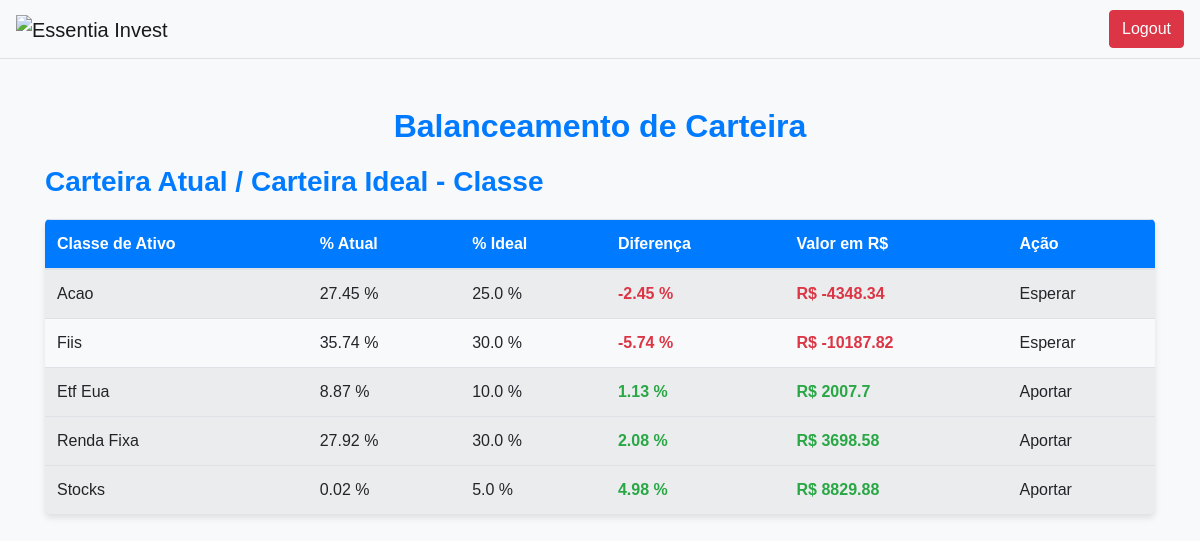
Before: /balanceamento_carteira (signed in) with the older database file.
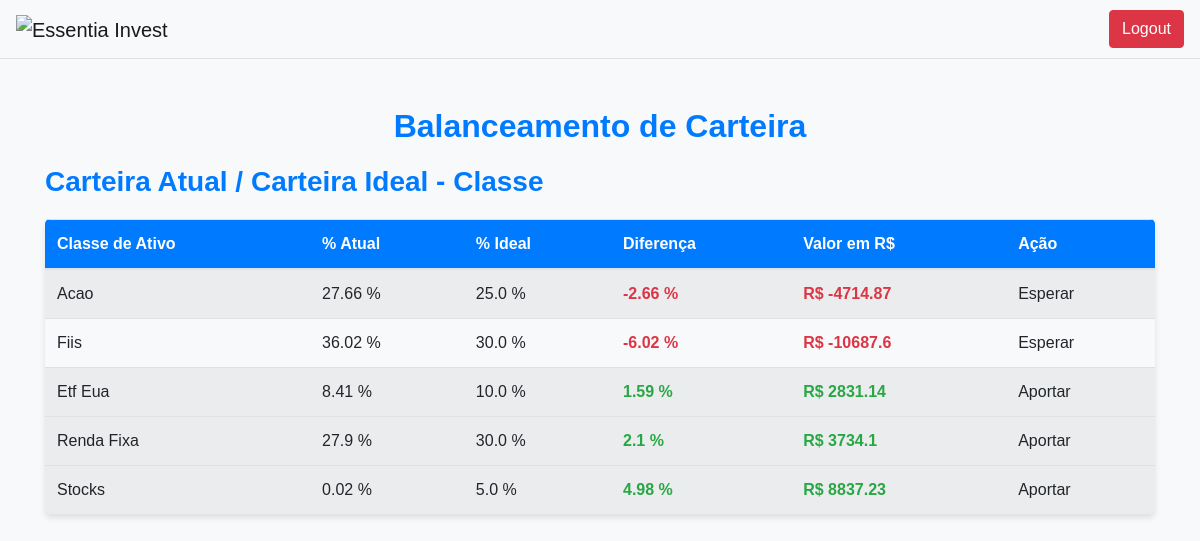
After: the same page with the newer database file.
### tables this page shows
CREATE TABLE ativos_carteira_ideal (
            id INTEGER PRIMARY KEY AUTOINCREMENT,
            user_id INTEGER NOT NULL,
            classe_ativo TEXT NOT NULL,
            nome_ativo TEXT NOT NULL,
            nota_ativo REAL NOT NULL, preco_atual REAL, lpa REAL, vpa REAL,
            FOREIGN KEY(user_id) REFERENCES users(id)
        );

CREATE TABLE carteira_ideal (
            id INTEGER PRIMARY KEY AUTOINCREMENT,
            user_id INTEGER NOT NULL,
            classe_ativo TEXT NOT NULL,
            porcentagem REAL NOT NULL, dividendo_desejado REAL,
            FOREIGN KEY(user_id) REFERENCES users(id)
        );

### app.py (the view)
@app.route('/balanceamento_carteira', methods=['GET', 'POST'])
@autenticacao_service.login_required
def balanceamento_carteira():
    return balanceamento_carteira_service.consulta_balanceamento_carteira(session)

### repository/carteira_ideal_repository.py (called while the page is built)
def consulta_porcentagem(user_id, classe_ativo):
    conn, cursor = db_repository.inicializa_conexao_db()
    cursor.execute('SELECT porcentagem FROM carteira_ideal WHERE user_id = ? AND classe_ativo = ?', (user_id, classe_ativo))
    porcentagem_existente = cursor.fetchone()
    conn.close()
    return porcentagem_existente

def consulta_ativos_carteira(user_id):
    conn, cursor = db_repository.inicializa_conexao_db()
    cursor.execute('SELECT classe_ativo, nome_ativo, nota_ativo, preco_atual FROM ativos_carteira_ideal WHERE user_id = ?', (user_id,))
    ativos = cursor.fetchall()
    conn.close()
    return ativos

### repository/db_repository.py (called while the page is built)
def inicializa_conexao_db():
    conn = sqlite3.connect('database.db')
    cursor = conn.cursor()
    return conn, cursor

### repository/transacao_repository.py (called while the page is built)
def consulta_transacoes_ativo(user_id, ticket):
    conn, cursor = db_repository.inicializa_conexao_db()
    cursor.execute('SELECT operacao, quantidade, preco_unitario FROM  transacao WHERE user_id = ? AND  codigo_ativo = ?', (user_id, ticket))
    transacoes = cursor.fetchall()
    conn.close()
    return transacoes

### service/autenticacao_service.py (called while the page is built)
def login_required(f):
    @wraps(f)
    def decorated_function(*args, **kwargs):
        if not session.get('logged_in'):
            flash('Você precisa estar logado para acessar esta página.', 'danger')
            return redirect(url_for('login'))
        return f(*args, **kwargs)
    return decorated_function

### service/balanceamento_carteira_service.py (called while the page is built)
def consulta_balanceamento_carteira(session):
    user_id = session['user_id']
    ativos_carteira = carteira_ideal_repository.consulta_ativos_carteira(user_id)
    ativos_por_classe = agrupar_ativos_por_classe(ativos_carteira)
    dados_ativos, total_patrimonio, consolidado_classe = calcular_total_ativos(user_id, ativos_por_classe)
    consolidado_classe = calcular_balanceamento_classe(user_id, consolidado_classe, total_patrimonio)
    soma_total_notas = sum(dados['total_notas'] for dados in consolidado_classe.values())
    dados_ativos = calcular_balanceamento_individual(dados_ativos, consolidado_classe, soma_total_notas, total_patrimonio)
    return render_template('balanceamento_carteira.html', dados_ativos=dados_ativos, consolidado_classe=consolidado_classe)

def agrupar_ativos_por_classe(ativos_carteira):
    ativos_por_classe = {}
    for ativo in ativos_carteira:
        classe = ativo[0]
        if classe not in ativos_por_classe:
            ativos_por_classe[classe] = []
        ativos_por_classe[classe].append(ativo)
    return ativos_por_classe

### templates/balanceamento_carteira.html (shortened to what this page needs)
<!DOCTYPE html>
<html lang="pt-BR">
<head>
    <link rel="stylesheet" href="https://stackpath.bootstrapcdn.com/bootstrap/4.5.2/css/bootstrap.min.css">
    <link rel="stylesheet" href="../static/css/balanceamento_carteira/styles.css">
</head>
<body>
    <header class="header">
        <nav class="navbar navbar-expand-lg navbar-light bg-light">
            <a class="navbar-brand" href="#"><img src="{{ url_for('static', filename='img/logo.png') }}" alt="Essentia Invest" height="40"></a>
            <div class="ml-auto">
                <a href="{{ url_for('logout') }}" class="btn btn-danger">Logout</a>
            </div>
        </nav>
    </header>
    <div class="container mt-5">
        <h2 class="text-center">Balanceamento de Carteira</h2>
        <h3>Carteira Atual / Carteira Ideal - Classe</h3>
        <table class="table table-striped">
            <thead>
                <tr>
                    <th>Classe de Ativo</th>
                    <th>% Atual</th>
                    <th>% Ideal</th>
                    <th>Diferença</th>
                    <th>Valor em R$</th>
                    <th>Ação</th>
                </tr>
            </thead>
            <tbody>
                {% for classe, dados in consolidado_classe.items() %}
                <tr
                    {% if dados.necessidade_aporte == 'Aportar' %}
                        data-toggle="collapse"
                        data-target="#collapse-{{ loop.index }}"
                        aria-expanded="false"
                        aria-controls="collapse-{{ loop.index }}"
                        class="table-row-expandable"
                    {% else %}
                        class="table-row-modal" data-toggle="modal" data-target="#modal-aviso"
                    {% endif %}
                >
                    <td>{{ classe.replace('_', ' ').title() }}</td>
                    <td>{{ dados.porcentagem_atual }} %</td>
                    <td>{{ dados.porcentagem_ideal }} %</td>
                    <td class="font-weight-bold {% if dados.diferenca_aporte < 0 %}text-danger{% elif dados.diferenca_aporte > 0 %}text-success{% endif %}">
                        {{ dados.diferenca_aporte }} %
                    </td>
                    <td class="font-weight-bold {% if dados.necessidade_aporte == 'Aportar' %}text-success{% else %}text-danger{% endif %}">
                        R$ {{ dados.valor_aporte | round(2) }}
                    </td>
                    <td>{{ dados.necessidade_aporte }}</td>
                </tr>
                {% endfor %}
            </tbody>
        </table>
    </div>
</body>
</html>

### static/css/balanceamento_carteira/styles.css (style rules this page uses)
body { background-color: #f8f9fa; color: #343a40; font-family: 'Arial', sans-serif; }
.header { background-color: #ffffff; border-bottom: 1px solid #e0e0e0; }
h2, h3 { color: #007bff; margin-bottom: 20px; font-weight: bold; }
.table { border-radius: 5px; overflow: hidden; box-shadow: 0 4px 6px rgba(0, 0, 0, 0.1); }
.table thead { background-color: #007bff; color: white; }
.table td, .table th { vertical-align: middle; }
.text-danger { color: #dc3545 !important; }
.text-success { color: #28a745 !important; }

Changed rows visible on the page:
changed ativos_carteira_ideal "Acao": porcentagem_atual "27.45" → "27.66"; diferenca_aporte "-2.45" → "-2.66"; valor_aporte "-4348.34" → "-4714.87"
changed ativos_carteira_ideal "Fiis": porcentagem_atual "35.74" → "36.02"; diferenca_aporte "-5.74" → "-6.02"; valor_aporte "-10187.82" → "-10687.6"
changed ativos_carteira_ideal "Etf Eua": porcentagem_atual "8.87" → "8.41"; diferenca_aporte "1.13" → "1.59"; valor_aporte "2007.7" → "2831.14"
computed for ativos_carteira_ideal "Renda Fixa": porcentagem_atual "27.92" → "27.9"; diferenca_aporte "2.08" → "2.1"; valor_aporte "3698.58" → "3734.1"
changed ativos_carteira_ideal "Stocks": valor_aporte "8829.88" → "8837.23"
